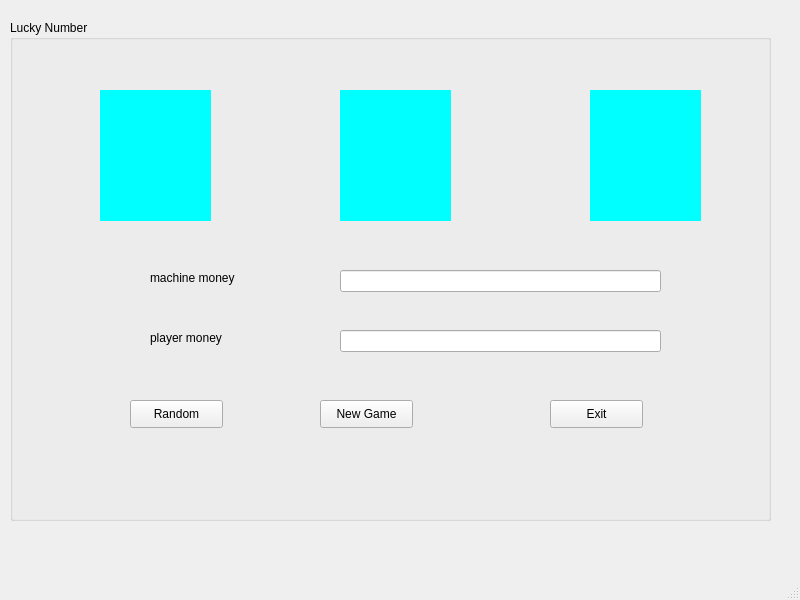
<?xml version="1.0" encoding="UTF-8"?>
<ui version="4.0">
 <class>MainWindow</class>
 <widget class="QMainWindow" name="MainWindow">
  <property name="geometry">
   <rect>
    <x>0</x>
    <y>0</y>
    <width>800</width>
    <height>600</height>
   </rect>
  </property>
  <property name="windowTitle">
   <string>MainWindow</string>
  </property>
  <widget class="QWidget" name="centralwidget">
   <widget class="QGroupBox" name="groupBox">
    <property name="geometry">
     <rect>
      <x>10</x>
      <y>20</y>
      <width>761</width>
      <height>501</height>
     </rect>
    </property>
    <property name="title">
     <string>Lucky Number</string>
    </property>
    <widget class="QLabel" name="label1">
     <property name="geometry">
      <rect>
       <x>90</x>
       <y>70</y>
       <width>111</width>
       <height>131</height>
      </rect>
     </property>
     <property name="font">
      <font>
       <pointsize>16</pointsize>
      </font>
     </property>
     <property name="styleSheet">
      <string notr="true">background-color: rgb(0, 255, 255);
color: rgb(255, 0, 0);</string>
     </property>
     <property name="text">
      <string>&lt;html&gt;&lt;head/&gt;&lt;body&gt;&lt;p align=&quot;center&quot;&gt;&lt;span style=&quot; font-size:16pt;&quot;&gt;&lt;br/&gt;&lt;/span&gt;&lt;/p&gt;&lt;/body&gt;&lt;/html&gt;</string>
     </property>
    </widget>
    <widget class="QLabel" name="label2">
     <property name="geometry">
      <rect>
       <x>330</x>
       <y>70</y>
       <width>111</width>
       <height>131</height>
      </rect>
     </property>
     <property name="font">
      <font>
       <pointsize>16</pointsize>
      </font>
     </property>
     <property name="styleSheet">
      <string notr="true">background-color: rgb(0, 255, 255);
color: rgb(255, 0, 0);</string>
     </property>
     <property name="text">
      <string>&lt;html&gt;&lt;head/&gt;&lt;body&gt;&lt;p align=&quot;center&quot;&gt;&lt;br/&gt;&lt;/p&gt;&lt;/body&gt;&lt;/html&gt;</string>
     </property>
    </widget>
    <widget class="QLabel" name="label3">
     <property name="geometry">
      <rect>
       <x>580</x>
       <y>70</y>
       <width>111</width>
       <height>131</height>
      </rect>
     </property>
     <property name="font">
      <font>
       <pointsize>16</pointsize>
      </font>
     </property>
     <property name="styleSheet">
      <string notr="true">background-color: rgb(0, 255, 255);
color: rgb(255, 0, 0);</string>
     </property>
     <property name="text">
      <string>&lt;html&gt;&lt;head/&gt;&lt;body&gt;&lt;p align=&quot;center&quot;&gt;&lt;br/&gt;&lt;/p&gt;&lt;/body&gt;&lt;/html&gt;</string>
     </property>
    </widget>
    <widget class="QLabel" name="label_4">
     <property name="geometry">
      <rect>
       <x>140</x>
       <y>250</y>
       <width>121</width>
       <height>16</height>
      </rect>
     </property>
     <property name="text">
      <string>machine money</string>
     </property>
    </widget>
    <widget class="QLineEdit" name="lineEditmachine">
     <property name="geometry">
      <rect>
       <x>330</x>
       <y>250</y>
       <width>321</width>
       <height>22</height>
      </rect>
     </property>
    </widget>
    <widget class="QLabel" name="label_5">
     <property name="geometry">
      <rect>
       <x>140</x>
       <y>310</y>
       <width>121</width>
       <height>16</height>
      </rect>
     </property>
     <property name="text">
      <string>player money</string>
     </property>
    </widget>
    <widget class="QLineEdit" name="lineEditplayer">
     <property name="geometry">
      <rect>
       <x>330</x>
       <y>310</y>
       <width>321</width>
       <height>22</height>
      </rect>
     </property>
    </widget>
    <widget class="QPushButton" name="pushButtonrandom">
     <property name="geometry">
      <rect>
       <x>120</x>
       <y>380</y>
       <width>93</width>
       <height>28</height>
      </rect>
     </property>
     <property name="text">
      <string>Random</string>
     </property>
    </widget>
    <widget class="QPushButton" name="pushButtonnewgame">
     <property name="geometry">
      <rect>
       <x>310</x>
       <y>380</y>
       <width>93</width>
       <height>28</height>
      </rect>
     </property>
     <property name="text">
      <string>New Game</string>
     </property>
    </widget>
    <widget class="QPushButton" name="pushButtonexit">
     <property name="geometry">
      <rect>
       <x>540</x>
       <y>380</y>
       <width>93</width>
       <height>28</height>
      </rect>
     </property>
     <property name="text">
      <string>Exit</string>
     </property>
    </widget>
   </widget>
  </widget>
  <widget class="QMenuBar" name="menubar">
   <property name="geometry">
    <rect>
     <x>0</x>
     <y>0</y>
     <width>800</width>
     <height>26</height>
    </rect>
   </property>
  </widget>
  <widget class="QStatusBar" name="statusbar"/>
 </widget>
 <resources/>
 <connections>
  <connection>
   <sender>pushButtonexit</sender>
   <signal>clicked()</signal>
   <receiver>MainWindow</receiver>
   <slot>close()</slot>
   <hints>
    <hint type="sourcelabel">
     <x>596</x>
     <y>439</y>
    </hint>
    <hint type="destinationlabel">
     <x>399</x>
     <y>299</y>
    </hint>
   </hints>
  </connection>
 </connections>
</ui>
